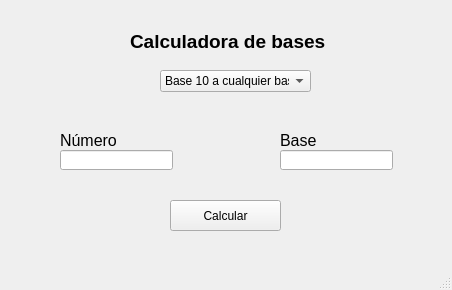
<?xml version="1.0" encoding="UTF-8"?>
<ui version="4.0">
 <class>MainWindow</class>
 <widget class="QMainWindow" name="MainWindow">
  <property name="geometry">
   <rect>
    <x>0</x>
    <y>0</y>
    <width>452</width>
    <height>290</height>
   </rect>
  </property>
  <property name="windowTitle">
   <string>MainWindow</string>
  </property>
  <widget class="QWidget" name="centralwidget">
   <widget class="QLabel" name="lbl1">
    <property name="geometry">
     <rect>
      <x>130</x>
      <y>30</y>
      <width>211</width>
      <height>21</height>
     </rect>
    </property>
    <property name="text">
     <string>&lt;html&gt;&lt;head/&gt;&lt;body&gt;&lt;p&gt;&lt;span style=&quot; font-size:14pt; font-weight:600;&quot;&gt;Calculadora de bases&lt;/span&gt;&lt;/p&gt;&lt;/body&gt;&lt;/html&gt;</string>
    </property>
   </widget>
   <widget class="QComboBox" name="cmbEleccion">
    <property name="geometry">
     <rect>
      <x>160</x>
      <y>70</y>
      <width>151</width>
      <height>22</height>
     </rect>
    </property>
    <item>
     <property name="text">
      <string>Base 10 a cualquier base</string>
     </property>
    </item>
    <item>
     <property name="text">
      <string>Cualquier base a base 10</string>
     </property>
    </item>
   </widget>
   <widget class="QLineEdit" name="txtBase">
    <property name="geometry">
     <rect>
      <x>280</x>
      <y>150</y>
      <width>113</width>
      <height>20</height>
     </rect>
    </property>
   </widget>
   <widget class="QLineEdit" name="txtNumero">
    <property name="geometry">
     <rect>
      <x>60</x>
      <y>150</y>
      <width>113</width>
      <height>20</height>
     </rect>
    </property>
   </widget>
   <widget class="QLabel" name="lbl2">
    <property name="geometry">
     <rect>
      <x>60</x>
      <y>130</y>
      <width>61</width>
      <height>21</height>
     </rect>
    </property>
    <property name="text">
     <string>&lt;html&gt;&lt;head/&gt;&lt;body&gt;&lt;p&gt;&lt;span style=&quot; font-size:12pt;&quot;&gt;Número&lt;/span&gt;&lt;/p&gt;&lt;/body&gt;&lt;/html&gt;</string>
    </property>
   </widget>
   <widget class="QLabel" name="lbl3">
    <property name="geometry">
     <rect>
      <x>280</x>
      <y>130</y>
      <width>47</width>
      <height>21</height>
     </rect>
    </property>
    <property name="text">
     <string>&lt;html&gt;&lt;head/&gt;&lt;body&gt;&lt;p&gt;&lt;span style=&quot; font-size:12pt;&quot;&gt;Base&lt;/span&gt;&lt;/p&gt;&lt;/body&gt;&lt;/html&gt;</string>
    </property>
   </widget>
   <widget class="QPushButton" name="btnCalcular">
    <property name="geometry">
     <rect>
      <x>170</x>
      <y>200</y>
      <width>111</width>
      <height>31</height>
     </rect>
    </property>
    <property name="text">
     <string>Calcular</string>
    </property>
   </widget>
  </widget>
  <widget class="QMenuBar" name="menubar">
   <property name="geometry">
    <rect>
     <x>0</x>
     <y>0</y>
     <width>452</width>
     <height>21</height>
    </rect>
   </property>
  </widget>
  <widget class="QStatusBar" name="statusbar"/>
 </widget>
 <resources/>
 <connections/>
</ui>
